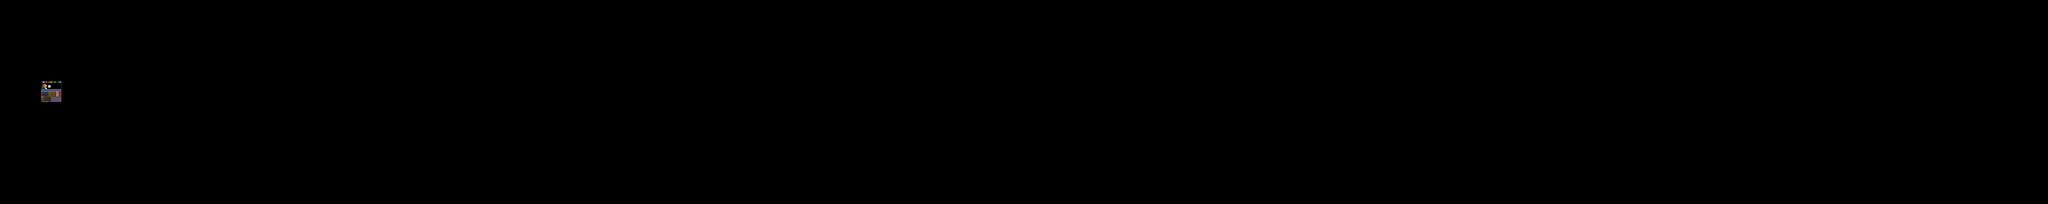

The image is a tile-based game level rendered from a .tmx file. Its description and source (layers, tilesets, objects; grid data summarised) follow:
An orthogonal 100x10 tile map with 128x128 px tiles, 2 tile layers (BackgroundLayer, GroundLayer).

<map version="1.2" tiledversion="1.3.2" orientation="orthogonal" renderorder="right-down" compressionlevel="-1" width="100" height="10" tilewidth="128" tileheight="128" infinite="0" nextlayerid="3" nextobjectid="1">
 <tileset firstgid="1" source="simples_pimples.tsx" />
 <layer id="1" name="BackgroundLayer" width="100" height="10">
  <data>[1000 cells, 0 non-empty, 0 distinct tile ids]</data>
 </layer>
 <layer id="2" name="GroundLayer" width="100" height="10">
  <data>[1000 cells, 1 non-empty, 1 distinct tile ids]</data>
 </layer>
</map>
